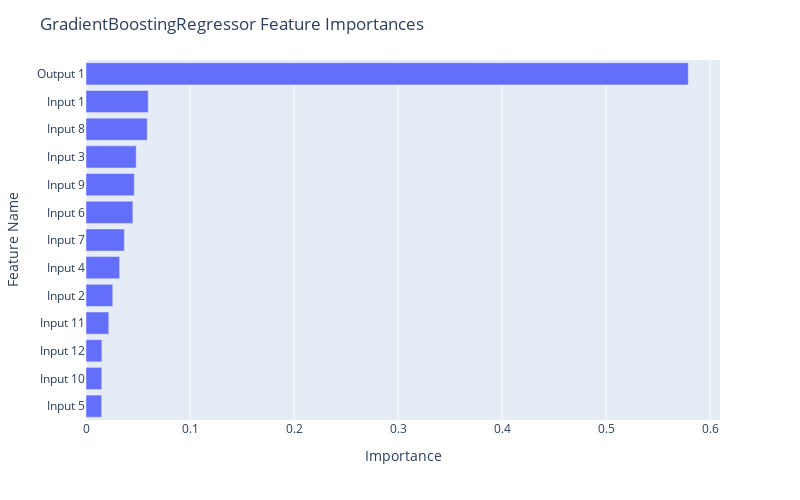

Write notebook code for a chart like this one.
### Code cell
fig = px.bar(df_gb, x="Importance", y="Feature Name")

fig.update_layout(
    autosize=False,
    width=800,
    height=500,
    title_text=f"GradientBoostingRegressor Feature Importances",
    yaxis={'categoryorder':'total ascending'}
)

fig.show()

### Figure 1 — Plotly figure (JSON) as saved in the notebook; plotly's stock layout.template omitted (floating-point values rounded to 4 significant figures)
{"data": [{"alignmentgroup": "True", "hovertemplate": "Importance=%{x}<br>Feature Name=%{y}<extra></extra>", "legendgroup": "", "marker": {"color": "#636efa", "pattern": {"shape": ""}}, "name": "", "offsetgroup": "", "orientation": "h", "showlegend": false, "textposition": "auto", "type": "bar", "x": [0.5791, 0.05984, 0.05886, 0.04828, 0.04646, 0.04509, 0.03685, 0.03234, 0.02572, 0.02189, 0.01528, 0.0152, 0.01507], "xaxis": "x", "y": ["Output 1", "Input 1", "Input 8", "Input 3", "Input 9", "Input 6", "Input 7", "Input 4", "Input 2", "Input 11", "Input 12", "Input 10", "Input 5"], "yaxis": "y"}], "layout": {"autosize": false, "barmode": "relative", "height": 500, "legend": {"tracegroupgap": 0}, "margin": {"t": 60}, "title": {"text": "GradientBoostingRegressor Feature Importances"}, "width": 800, "xaxis": {"anchor": "y", "autorange": true, "domain": [0, 1], "range": [0, 0.6096], "title": {"text": "Importance"}, "type": "linear"}, "yaxis": {"anchor": "x", "autorange": true, "categoryorder": "total ascending", "domain": [0, 1], "range": [-0.5, 12.5], "title": {"text": "Feature Name"}, "type": "category"}}}
